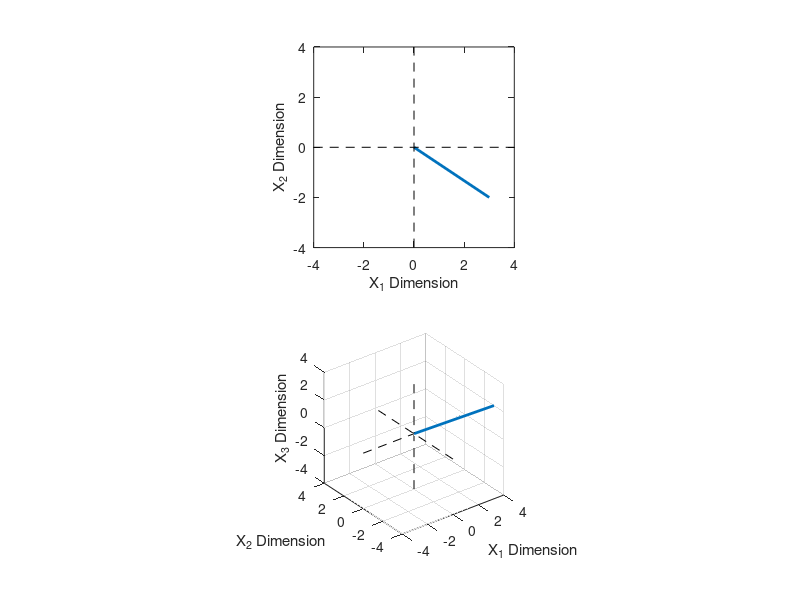
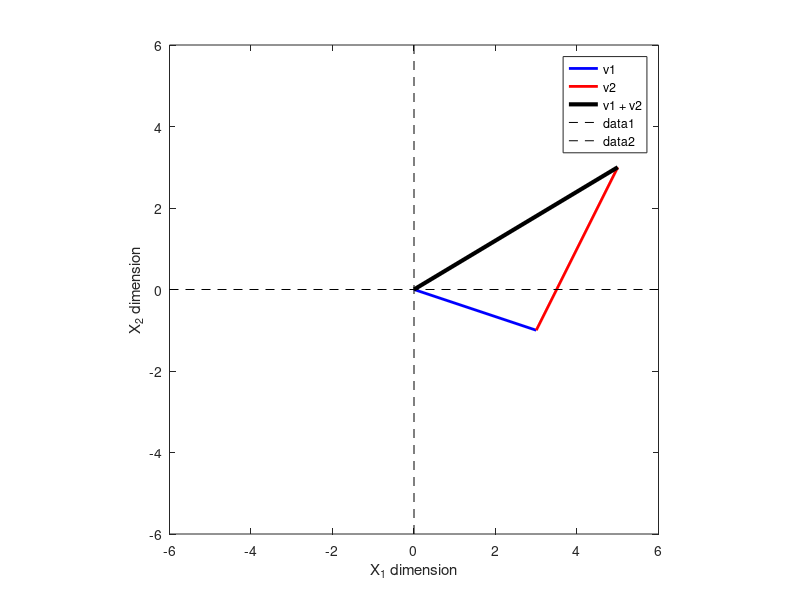
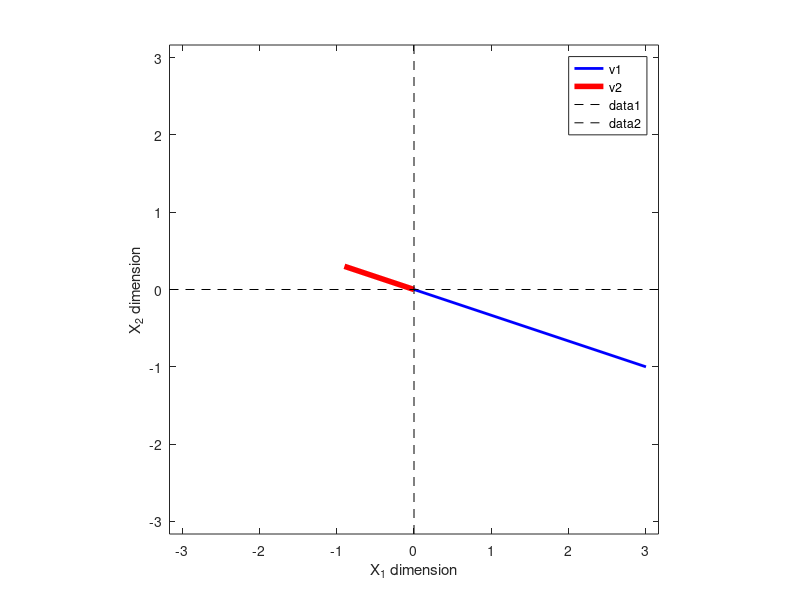
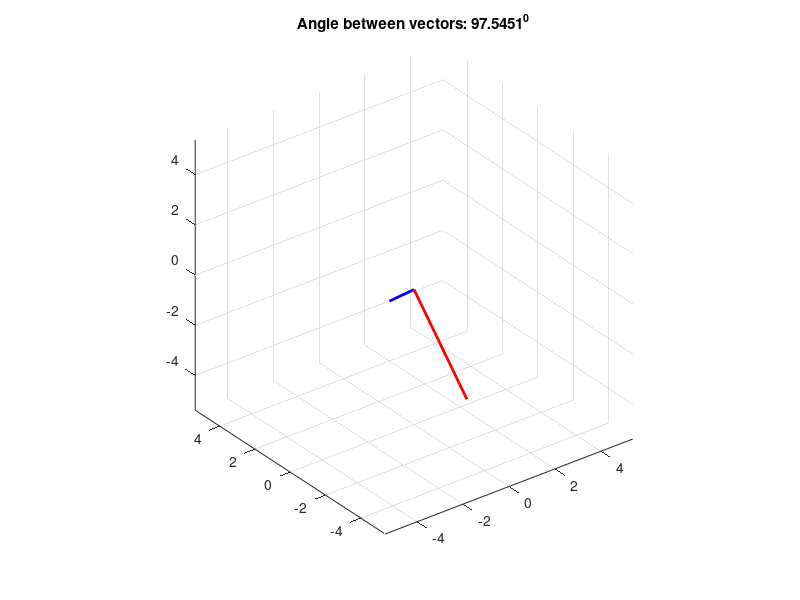

Write MATLAB code to recreate these figures, in order.
%% Creating and plotting vectors

% A 2D Row vector

v2 = [3 -2];

% 3D row vector

v3 = [4 -3 2];

% Row to columns and vice versa

v3'

% Plot them

figure(1), clf
subplot(211)

% The main plotting line

plot([0 v2(1)], [0 v2(2)], "Linew",2)

% Make the plot look better
axis square
axis([-4 4 -4 4])
hold on
plot(get(gca, "xlim"), [0 0], "k--")
plot([0 0 ], get(gca, "ylim"), "k--")
xlabel("X_1 Dimension")
ylabel("X_2 Dimension")

% A 3D vector
subplot(212)

% The main plotting code
plot3([0 v3(1)], [0 v3(2)], [0 v3(3)], "linew", 2)
axis square
axis([-4 4 -4 4 -4 4])
hold on, grid on
plot3(get(gca, "xlim"), [0 0], [0 0], "k--")
plot3([0 0 ], get(gca, "ylim"), [0 0 ], "k--")
plot3([0 0 ], [0 0], get(gca, "zlim"), "k--")
xlabel("X_1 Dimension")
ylabel("X_2 Dimension")
zlabel("X_3 Dimension")

% rotate
rotate3d on

%% Section 2: Vector Addition and Subtraction

v1 = [3 -1];
v2 = [2 4];
v3 = v1 + v2;

% Plot them
figure(2), clf
% The main plotting lines
plot([0, v1(1)], [0, v1(2)], "b","linew", 2)
hold on
plot([0, v2(1)] + v1(1), [0, v2(2)] + v1(2), "r","linew", 2)
plot([0, v3(1)], [0, v3(2)], "k","linew", 3)
legend(["v1"; "v2"; "v1 + v2"])

% this code just makes the plot look nicer
axis square
axis([ -1 1 -1 1 ]*6)
hold on
plot(get(gca,'xlim'),[0 0],'k--')
plot([0 0],get(gca,'ylim'),'k--')
xlabel('X_1 dimension')
ylabel('X_2 dimension')

%% Section 3: Vector-Scalar Multiplication

v1 = [3 -1];
l = -.3;

%plot them
figure(3), clf

plot([0, v1(1)], [0, v1(2)], "b","linew", 2)
hold on
plot([0, v1(1)]*l, [0, v1(2)]*l, "r", "linew", 4)
legend(["v1"; "v2"])

% Better Visualization
axis square
axis([-1 1 -1 1]*max([norm(v1) norm(v1*l)]))
hold on
plot(get(gca,'xlim'),[0 0],'k--')
plot([0 0],get(gca,'ylim'),'k--')
xlabel('X_1 dimension')
ylabel('X_2 dimension')

%% Dot Product
% There are 4 different wayt to compute dot product in matlab

v1 = [1 2 3 4 5];
v2 = [0 -4 -3 6 5];

% method 1
dp = sum(v1.*v2);

% method 2
dp = dot(v1, v2);

% method 3
dp = v1*v2';

% method 4
dp = 0; %initialize
% loop over elements
for i = 1:length(v1)

    % multiply corresponding elements and sum
    dp = dp + v1(i)*v2(i);
end
dp

%% Distributive Properties of Vector dot product

n = 10;
a = randn(n,1);
b = randn(n,1);
c = randn(n,1);

% The two results
res1 = a' * (b+c);
res2 = a'*b + a'*c;

% compare the results
disp([res1 res2])

%% Associative Properies of Vector Dot Product
n = 10;
a = randn(n,1);
b = randn(n,1);
c = randn(n,1);

% The two results
res1 = a' * (b'*c);
res2 = (a'*b)'*c;

% transpose res1 for comparison purposes
disp([res1' res2])

% If dimesnions are not the same it will not work

v1 = [1 2 3 4 5];
v2 = [1 2 3 4 5];
v3 = [1 2 3 4 5];

res1 = v1 * dot(v2, v3);
res2 = v2 * dot(v1, v3);
res3 = v3 * dot(v1, v2);

disp([res1' res2' res3'])

%% Random matrices

A = randn(4, 6);
B = randn(4, 6);

dps = zeros(size(A,2), 1);
for i = 1:size(A,2)
    dps(i) = dot(A(:,i), B(:,i));
end

disp(dps)

%% Is Dot Product Commutative
% a'*b == b'*a

a = randn(1, 100);
b = randn(1, 100);

res1 = a* b';
res2 = b *a';

disp([res1 res2])

% Generate a two 2-element integer vectors

a = [2 4];
b = [3 5]

[a*b' b*a']

%% Vector Length
v1 = [1 2 3 4 5 6];

% method 1
m1 = sqrt(sum(v1.*v1));

% method 2
m2 = norm(v1);

disp([m1 m2])

%% Dot Product from a Geometric Perspective

% two vectors
v1 = [ 2  4 -3 ];
v2 = [ 0 -3 -3 ];

% compute the angle (radians) between two vectors
ang = acos( dot(v1,v2) / (norm(v1)*norm(v2)) );


% draw them
figure(4), clf
plot3([0 v1(1)],[0 v1(2)],[0 v1(3)],'b','linew',2)
hold on
plot3([0 v2(1)],[0 v2(2)],[0 v2(3)],'r','linew',2)

axmax = max([ norm(v1) norm(v2) ]);
axis([-1 1 -1 1 -1 1]*axmax)
grid on, rotate3d on, axis square
title([ 'Angle between vectors: ' num2str(rad2deg(ang)) '^0' ])

%% equivalence of algebraic and geometric dot product formulas

% two vectors
v1 = [ 2  4 -3 ];
v2 = [ 0 -3 -3 ];


% algebraic
dp_a = sum( v1.*v2 );

% geometric
dp_g = norm(v1)*norm(v2)*cos(ang);

% print dot product to command
disp([ 'Algebra: ' num2str(dp_a) ', geometry: ' num2str(dp_g) ])

%% The C-S Theorem

a = randn(5, 1);
b = randn(5, 1);
c = randn*a;

% dot products: LHS of the equation
aTb = dot(a, b);
aTc = dot(a,c);

clc
disp([abs(aTb) norm(a)*norm(b)])
disp([abs(aTc) norm(a)*norm(c)])

%% Soft Proof
% Soft proof is never like a rigorous mathematical proof, but they help to
% test multiple options
% Is dot product invariant to scalar multiplications

% Generate two 3D vectors (R3)
%v1 = [-3 4 5]';
%v2 = [3 6 -3]';

v1 = [-3 4 6]';
v2 = [3 6 -3]';

% Generate two scalars
s1 = 2;
s2 = 3;

% compute dot product between vectors
disp(["original: " num2str(dot(v1, v2))])

% compute dot product between scaled vectors
disp(["scaled: " num2str(dot(s1*v1, s2*v2))])

disp(["scaled: " num2str( (s1*v1)' * (s2*v2))])

%% Hadamard Multiplication

w1 = [1 3 5];
w2 = [3 4 2];

w3 = w1.* w2;
w3

%% Outer Product
% Transpose to make them column vectors
v1 = [1 2 3]';
v2 = [-1 0 1]';

% dot product
v1' * v2

% outer product
v1 * v2'

% conceptual inplementation
op = zeros(length(v1), length(v2));
for i = 1:length(v1)
    for j = 1:length(v2)
        op(i,j) = v1(i) * v2(j);
    end
end

%% Cross-Product
v1 = [-3 2 5];
v2 = [4 -3 0];

% Matlab's cross-product function
v3a = cross(v1, v2);

% manual method
v3b = [ v1(2) * v2(3) - v1(3) * v2(2) ;
    v1(3) * v2(1) - v1(1) * v2(3) ;
    v1(1) * v2(2) - v1(2) * v2(1)];

figure(5), clf, hold on
h = ezmesh( @(s,t)v1(1)*s+v2(1)*t , @(s,t)v1(2)*s+v2(2)*t , @(s,t)v1(3)*s+v2(3)*t , [-1 1 -1 1]*2);
set(h,'facecolor','g','cdata',ones(50),'EdgeColor','none')

% individual vectors
plot3([0 v1(1)],[0 v1(2)],[0 v1(3)],'k','linew',3)
plot3([0 v2(1)],[0 v2(2)],[0 v2(3)],'k','linew',3)
plot3([0 v3a(1)],[0 v3a(2)],[0 v3a(3)],'r--','linew',3)

% make the plot look a bit nicer
xlabel('R_1'), ylabel('R_2'), zlabel('R_3')
axis square
grid on, rotate3d on, hold on
title('')

%% Hermitian Transpose

% create a complex number
z = complex(3, 4);

% calculate its magnitude
norm(z)

% normal dot product
transpose(z)*z

% hermitian transpose
% z' gives us the complex number with negative imaginary component
z' * z

% not the hermitian
% if we put dot before transpose, no negative conjugate is created, so it
% will be like normal transpose
z.' * z

% complex vector
% matlab converts it into complex vector automatically
v = [3 4i 5+2i complex(2, -5)];

% with appostrophe it will be converted into hermitian automatically
% with dot asterisks it will not flip the sign
% with transpose() function it will also not flip the sign
transpose(v);

%% Unit Vectors
v1 = [-3 6];

% mu
mu = 1/norm(v1);

% plot them
figure(5), clf

% the main plotting lines
plot([0 v1(1)], [0 v1(2)], "b","linew" ,2)
hold on
plot([0 v1(1)*mu], [0 v1(2)*mu], "r", "linew", 4)
legend({"v1"; "v1-unit"})

% To make the plot look nicer
axis square
axis([-1 1 -1 1]*norm(v1))
hold on
plot(get(gca,'xlim'),[0 0],'k--')
plot([0 0],get(gca,'ylim'),'k--')
xlabel('X_1 dimension')
ylabel('X_2 dimension')

%% Coding Challenge

% Create two random integer vectors (R4)
n = 4;
v1 = round(20*randn(n,1));
v2 = round(20*randn(n,1));

% Compute the lengths of individual vectors and the dot products
v1l = norm(v1);
v2l = norm(v2);
v1d2 = dot(v1l, v2l);

% Normalize the vectors (create unit vectors)
v1n = v1/norm(v1);
v2n = v2/norm(v2);

% Compute the magnitude of dot product of normalized vectors
v2d2n = dot(v1n, v2n);
disp([v1d2 v2d2n])

%% Span

% Define set S
S = [[1 1 0]' [1 7 0]'];

% vectors v and w
v = [1 2 0];
w = [3 2 1];

figure(6), clf, hold on
plot3([0 S(1,1)],[0 S(2,1)],[0 S(3,1)],'g','linew',3)
plot3([0 S(1,2)],[0 S(2,2)],[0 S(3,2)],'g','linew',3)

plot3([0 v(1)],[0 v(2)],[0 v(3)],'k','linew',3)
plot3([0 w(1)],[0 w(2)],[0 w(3)],'b','linew',3)

% draw the plane spanned by S
normvec = cross(S(:,1),S(:,2));
[X,Y] = meshgrid(-4:4,-4:4);
z = -(normvec(1)*X + normvec(2)*Y)/normvec(3);
surf(X,Y,z)
shading interp

axis square
grid on, rotate3d on